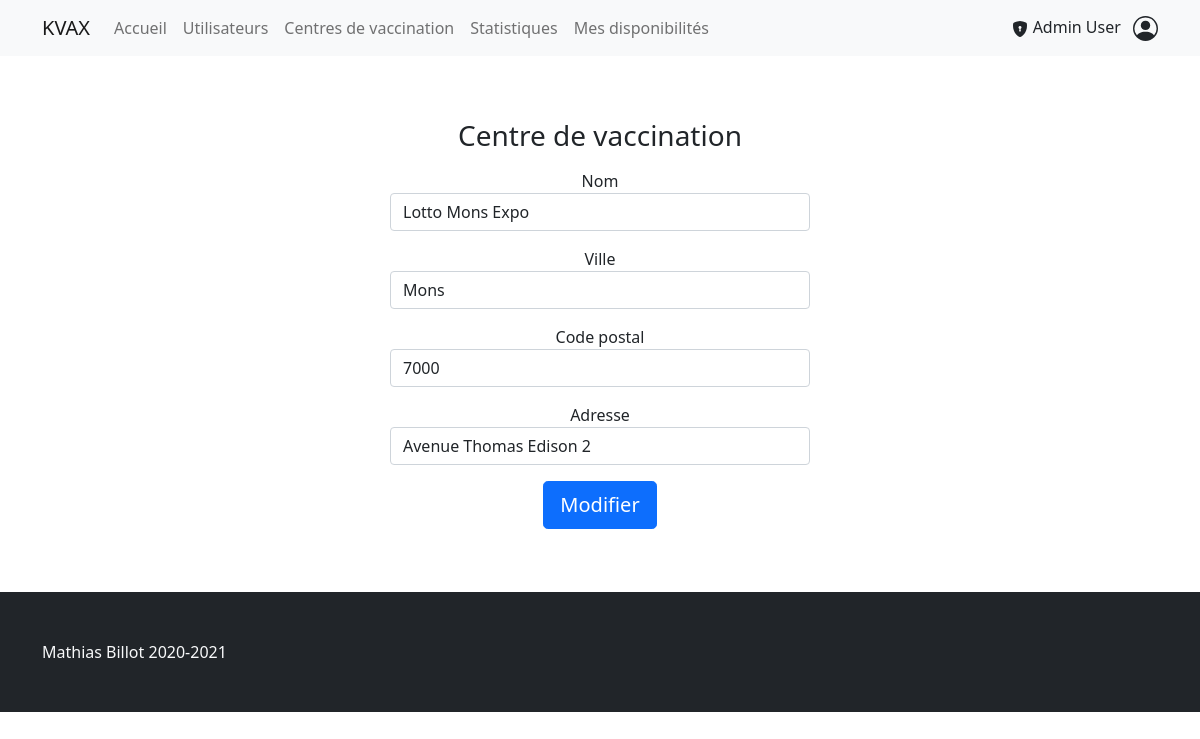
The app's page /index.php?page=updateCenter&id=1 (signed in) with its own data.
### tables this page shows
CREATE TABLE IF NOT EXISTS `vaccination_centers` (
    `id` int unsigned NOT NULL AUTO_INCREMENT,
    `name` varchar(45) NOT NULL,
    `city` varchar(45) NOT NULL,
    `postalCode` int(4) unsigned zerofill NOT NULL,
    `address` varchar(100) NOT NULL,

    PRIMARY KEY (`id`)
);

### config.php (called while the page is built, shortened)
<?php
    function redstr($page) {
        return $_SERVER['PHP_SELF']."?page=$page";
    }
?>

### models/center.php (called while the page is built, shortened)
<?php
    class Center {
        public static function getOne($centerId) {
            try {
                $pdo = getPdo();
                $query = 'SELECT ';
                $query .= '*, ';
                $query .= '(SELECT COUNT(*) FROM availabilities WHERE vc.id = center_id AND (DATE(`date`) = CURDATE())) AS availabilities_today, ';
                $query .= '(SELECT COUNT(*) FROM availabilities WHERE vc.id = center_id AND (DATE(`date`) = (CURDATE() + INTERVAL 1 DAY))) AS availabilities_tomorrow ';
                $query .= 'FROM vaccination_centers AS vc WHERE id = ?;';
                $req = $pdo->prepare($query);
                $req->execute(array($centerId));
                $center = $req->fetch();
                return $center;
            } catch (Exception $e) {
                throw new Exception($e->getMessage(), 400);
            }
        }
    }
?>

### views/pages/updateCenter.php (the view, shortened to what this page needs)
<div class="container">
    <div class="row">
        <div class="col">
            <form class="text-center" method="POST" action="<?= isset($center) ? redstr('updateCenter') : redstr('createCenter') ?>">
                <h1 class="h3 mb-3">Centre de vaccination</h1>
                <label>Nom</label>
                <input type="text" maxlength="45" name="name" class="form-control mb-3" required="" value="<?= isset($center) ? $center->name : '' ?>">
                <label>Ville</label>
                <input type="text" maxlength="45" name="city" class="form-control mb-3" required="" value="<?= isset($center) ? $center->city : '' ?>">
                <label>Code postal</label>
                <input type="number" min="0" max="9999" name="postalCode" class="form-control mb-3" required="" value="<?= isset($center) ? $center->postalCode : '' ?>">
                <label>Adresse</label>
                <input type="text" maxlength="100" name="address" class="form-control mb-3" required="" value="<?= isset($center) ? $center->address : '' ?>">
                <button class="btn btn-lg btn-primary btn-block" type="submit"><?= isset($center) ? 'Modifier' : 'Ajouter' ?></button>
            </form>
        </div>
    </div>
</div>
<?php
    require_once('views/partials/layout.php');
?>

### views/pages/updateCenter.php (style rules this page uses)
form { width: 100%; max-width: 450px; padding: 15px; margin: 0 auto; }

### records on screen
vaccination_centers: name "Lotto Mons Expo", city "Mons", postalCode "7000", address "Avenue Thomas Edison 2"

### other values on screen
$_SESSION['user_fullname'] "Admin User"
